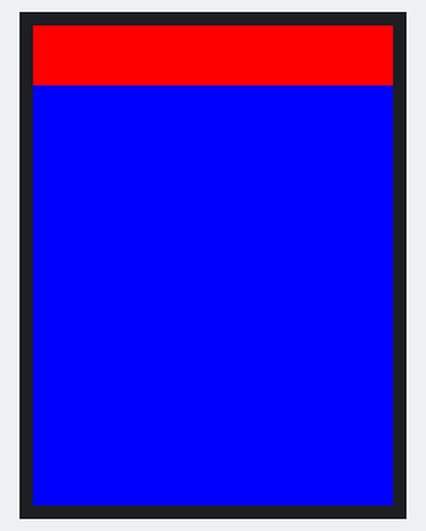
This program was run on a simulated Raspberry Pi Pico running MicroPython. Shown: 240×320 colour display. What the program prints to the serial console is not drawn.

Above: at 0.86 s.
At 2.87 s:
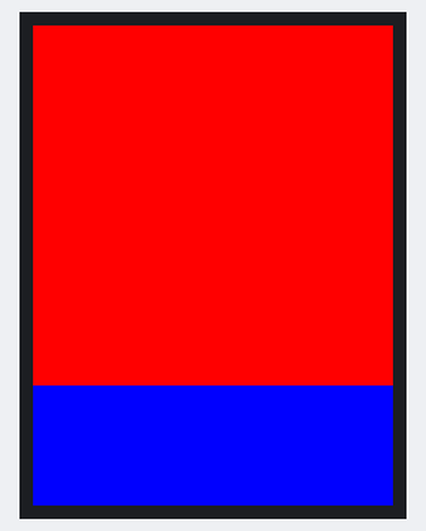
At 3.88 s:
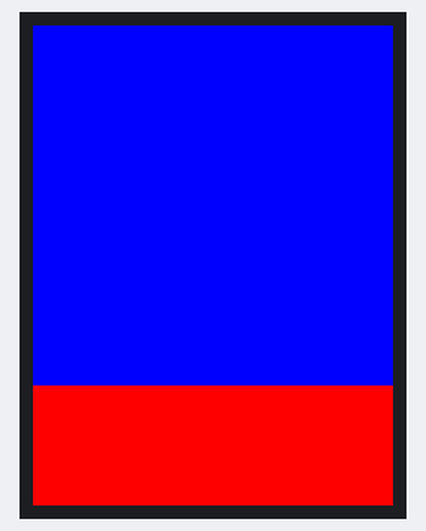
At 19.94 s:
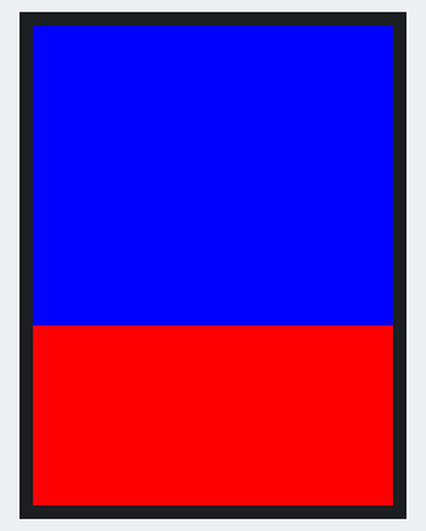
At 39.02 s:
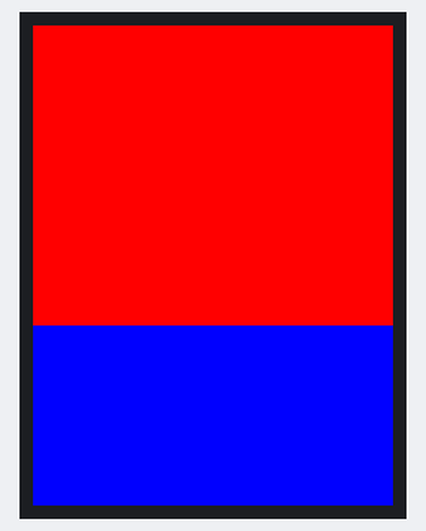

The program:

main.py
```python
# (licence header left out)
"""持续全屏刷新 ST7789 LCD，并通过 USB 串口统计刷新耗时。"""


import gc
import struct
import time

from machine import Pin, SPI


# LCD 分辨率和 SPI 参数。
LCD_WIDTH = 240
LCD_HEIGHT = 320
SPI_BAUDRATE = 62_500_000

# RP2040 与 ST7789 的连接引脚。
PIN_SCK = 18
PIN_MOSI = 19
PIN_CS = 17
PIN_DC = 16
PIN_RST = 20
PIN_BL = 21

# 屏幕显存坐标偏移。
X_OFFSET = 0
Y_OFFSET = 0

# 测试颜色，格式为 RGB565。
TEST_COLORS = (0xF800, 0x001F)
STRIP_HEIGHT = 40


class St7789Benchmark:
    """驱动 ST7789 并统计连续全屏写入性能。"""

    def __init__(self):
        """初始化 GPIO、SPI 和预生成测试帧。"""
        self._cs = Pin(PIN_CS, Pin.OUT, value=1)
        self._dc = Pin(PIN_DC, Pin.OUT, value=1)
        self._rst = Pin(PIN_RST, Pin.OUT, value=1)
        self._bl = Pin(PIN_BL, Pin.OUT, value=0)
        self._spi = SPI(
            0,
            baudrate=SPI_BAUDRATE,
            polarity=0,
            phase=0,
            sck=Pin(PIN_SCK),
            mosi=Pin(PIN_MOSI),
        )
        self._strips = tuple(
            self._create_solid_strip(color) for color in TEST_COLORS
        )

    @staticmethod
    def _create_solid_strip(color):
        """预生成单色 RGB565 条带，避免申请完整帧内存。"""
        pixel = bytes(((color >> 8) & 0xFF, color & 0xFF))
        return pixel * (LCD_WIDTH * STRIP_HEIGHT)

    def _write_command(self, command, data=None):
        """向 ST7789 写入命令及可选参数。"""
        self._dc.value(0)
        self._cs.value(0)
        self._spi.write(bytes((command,)))
        self._cs.value(1)
        if data is not None:
            self._dc.value(1)
            self._cs.value(0)
            self._spi.write(data)
            self._cs.value(1)

    def _reset(self):
        """执行 ST7789 硬件复位时序。"""
        self._rst.value(1)
        time.sleep_ms(50)
        self._rst.value(0)
        time.sleep_ms(50)
        self._rst.value(1)
        time.sleep_ms(150)

    def initialize(self):
        """按照 ST7789 标准时序初始化屏幕。"""
        self._reset()
        self._write_command(0x01)
        time.sleep_ms(150)
        self._write_command(0x11)
        time.sleep_ms(120)
        self._write_command(0x3A, b"\x55")
        self._write_command(0x36, b"\x00")
        self._write_command(0x21)
        self._write_command(0x13)
        time.sleep_ms(10)
        self._write_command(0x29)
        time.sleep_ms(100)
        self._bl.value(1)

    def _set_full_window(self):
        """设置下一次显存写入覆盖完整屏幕。"""
        x_end = LCD_WIDTH - 1 + X_OFFSET
        y_end = LCD_HEIGHT - 1 + Y_OFFSET
        self._write_command(
            0x2A,
            struct.pack(">HH", X_OFFSET, x_end),
        )
        self._write_command(
            0x2B,
            struct.pack(">HH", Y_OFFSET, y_end),
        )
        self._write_command(0x2C)

    def refresh(self, strip):
        """重复写入预生成条带以覆盖完整 LCD。"""
        self._set_full_window()
        self._dc.value(1)
        self._cs.value(0)
        for _ in range(LCD_HEIGHT // STRIP_HEIGHT):
            self._spi.write(strip)
        self._cs.value(1)

    def run(self):
        """不停刷新屏幕并输出单帧及累计性能统计。"""
        self.initialize()
        gc.collect()
        frame_count = 0
        total_us = 0
        minimum_us = None
        maximum_us = 0
        print("LCD_TEST:READY:{}x{}:SPI={}HZ".format(
            LCD_WIDTH,
            LCD_HEIGHT,
            SPI_BAUDRATE,
        ))

        while True:
            strip = self._strips[frame_count % len(self._strips)]
            started_us = time.ticks_us()
            self.refresh(strip)
            elapsed_us = time.ticks_diff(time.ticks_us(), started_us)

            frame_count += 1
            total_us += elapsed_us
            minimum_us = elapsed_us if minimum_us is None else min(
                minimum_us,
                elapsed_us,
            )
            maximum_us = max(maximum_us, elapsed_us)
            average_us = total_us // frame_count
            fps = 1_000_000 / elapsed_us if elapsed_us > 0 else 0
            print(
                "LCD_FRAME:{}:TIME={}US:AVG={}US:MIN={}US:MAX={}US:FPS={:.2f}".format(
                    frame_count,
                    elapsed_us,
                    average_us,
                    minimum_us,
                    maximum_us,
                    fps,
                )
            )


def main():
    """创建 LCD 基准测试并持续运行。"""
    St7789Benchmark().run()


if __name__ == "__main__":
    main()
```
